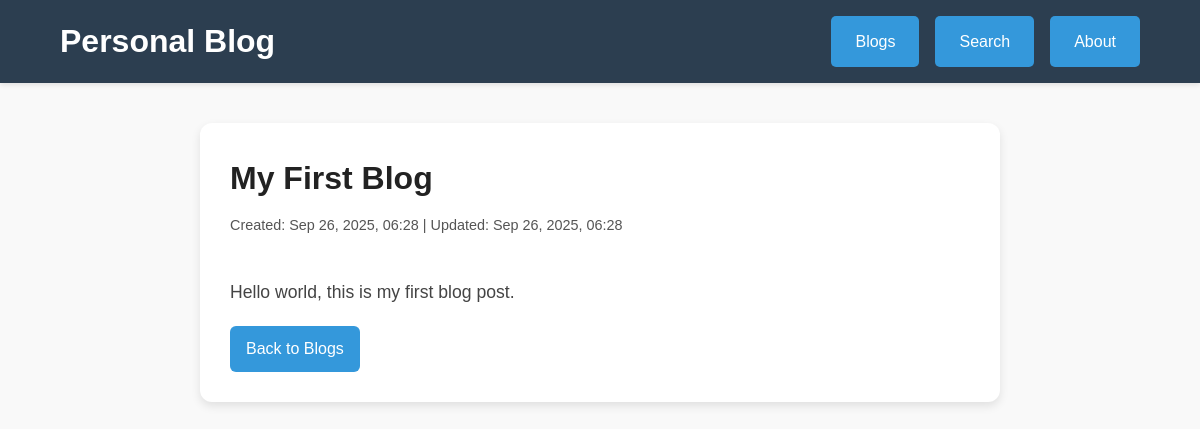
Before: /blog/1/ with the older database file.
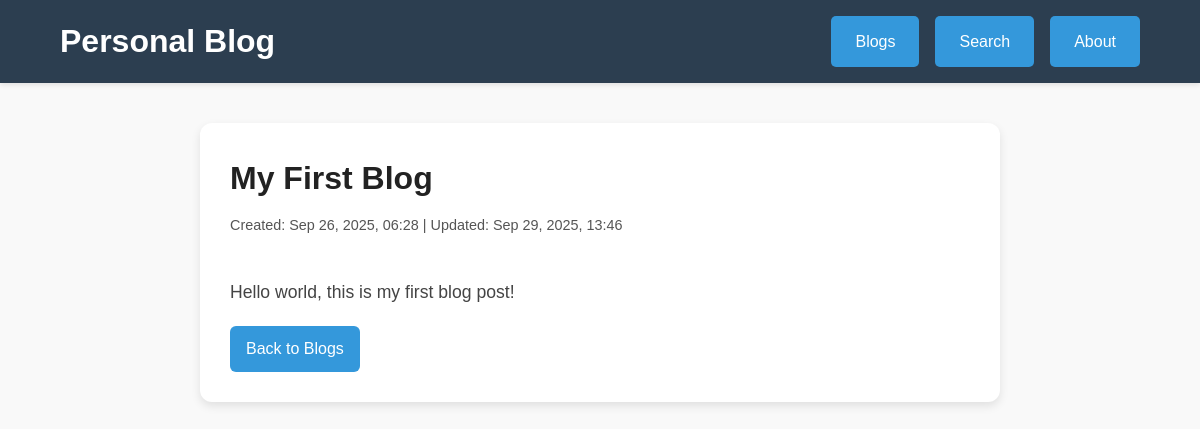
After: the same page with the newer database file.
### blog/models.py (models this page shows, shortened)
class Blogs(models.Model):
    title = models.CharField(max_length=200)
    content = models.TextField()
    created_at = models.DateTimeField(auto_now_add=True)
    updated_at = models.DateTimeField(null=True, blank=True)

### blog/views.py (the view)
# urls.py: path('blog/<int:id>/', blog_detail, name='blog_detail'),
def blog_detail(request, id):
    blog = get_object_or_404(Blogs, id=id)
    return render(request, 'blog/blog_detail.html', {'blog': blog})

### blog/templates/blog/blog_detail.html
{% extends "blog/base.html" %}
{% load static %}
{% block content %}
<link rel="stylesheet" href="{% static 'blog/blogs.css' %}">
<div class="blog-detail-container">
    <h1 class="blog-title">{{ blog.title }}</h1>
    <p class="blog-meta">
        Created: {{ blog.created_at|date:"M d, Y, H:i" }}
        {% if blog.updated_at and blog.updated_at != blog.created_at %}
            | Updated: {{ blog.updated_at|date:"M d, Y, H:i" }}
        {% endif %}
    </p>
    <br>
    <div class="blog-full-content">
        {{ blog.content|linebreaks }}
    </div>
    <a href="{% url 'blogs' %}" class="read-more back-button">Back to Blogs</a>
</div>
{% endblock %}

Changed rows visible on the page:
changed Blogs "My First Blog": updated_at "Sep 26, 2025, 06:28" → "Sep 29, 2025, 13:46"; content "Hello world, this is my first blog post." → "Hello world, this is my first blog post!"
